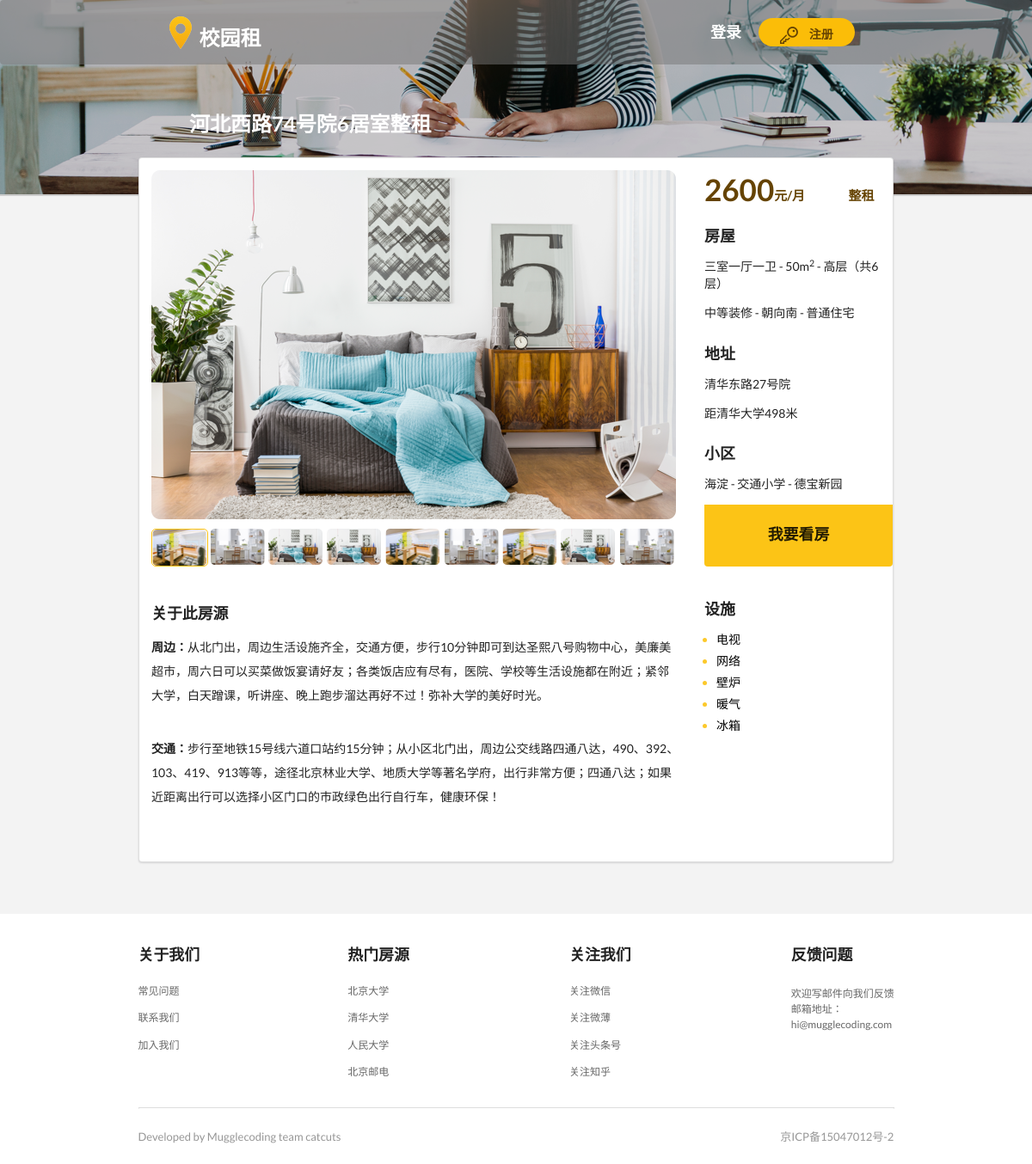
The page /detail/2/ on the database its author committed.
### workapp/models.py (models this page shows, shortened)
class HouseInfo(models.Model):
    title = models.CharField(max_length=200)# 房源标题
    rent = models.IntegerField(default=1000)# 房源价格
    type = models.CharField(max_length=200)# 类型
    house = models.TextField(default="",blank=True)# 房屋信息
    mianji = models.IntegerField(default=50)
    louceng = models.TextField(default="",blank=True)
    address = models.CharField(max_length=200,blank=True)# 地址信息
    community = models.TextField(default="",blank=True)# 小区信息
    circum = models.TextField(default="",blank=True)# 周边信息
    translate = models.TextField(default="",blank=True)# 交通信息
    installations = models.CharField(max_length=200,blank=True)# 设施信息
    area_to = models.ManyToManyField(to=Area, related_name='area_to')# 房源对应学校名字
    label = models.CharField( max_length=200,blank=True)# 房源标签
    houseIntroduce = models.TextField(blank=True)# 房源简介
    distance = models.IntegerField(default=500)# 房源和学校距离
    ARTICLE_CHOICES = {
        ('一室一厅一卫', '一室一厅一卫'),
        ('二室一厅一卫', '二室一厅一卫'),
        ('三室一厅一卫', '三室一厅一卫'),
        ('三室一厅两卫', '三室一厅两卫'),
        ('三室两厅两卫', '三室两厅两卫'),
        ('四室两厅两卫', '四室两厅两卫'),
    }
    housetype = models.CharField(choices=ARTICLE_CHOICES,max_length=200,blank=True)# 户型
    pic_index = models.ImageField(upload_to='house_pic',blank=True)
    pic_list = models.ImageField(upload_to='house_pic', blank=True)
    pic_max = models.ImageField(upload_to='house_pic')
    pic_1 = models.ImageField(upload_to='house_pic',blank=True)
    pic_2 = models.ImageField(upload_to='house_pic',blank=True)
    pic_3 = models.ImageField(upload_to='house_pic',blank=True)
    pic_4 = models.ImageField(upload_to='house_pic',blank=True)
    pic_5 = models.ImageField(upload_to='house_pic',blank=True)
    pic_6 = models.ImageField(upload_to='house_pic',blank=True)
    pic_7 = models.ImageField(upload_to='house_pic',blank=True)
    pic_8 = models.ImageField(upload_to='house_pic',blank=True)
    pic_9 = models.ImageField(upload_to='house_pic',blank=True)

class Area(models.Model):
    name = models.CharField(max_length=100)
    introduce = models.TextField(null=True,blank=True)
    pic = models.ImageField(upload_to='area_pic',blank='area_pic/img5.png',null=True)

### workapp/views.py (the view)
# urls.py: url(r'^detail/(?P<id>\d+)/$', detail, name='detail'),
def detail(request,id):
    context={}
    house = HouseInfo.objects.get(id=id)
    area = house.area_to.all()[0].name
    context['house'] = house
    context['area'] = area
    installations = house.installations.split(" ")
    context['installations'] = installations
    return render(request, 'detail.html', context)

### workapp/templates/detail.html (shortened to what this page needs)
<!DOCTYPE html>
{% load staticfiles %}
<html>
	<head>
		<link rel="stylesheet" type="text/css" href="{% static 'css/semantic.css' %}" />
		<link rel="stylesheet" href="{% static 'css/CampusRenting-LandingPage.css' %}" media="screen" title="no title" charset="utf-8">
		<link rel="stylesheet" type="text/css" href="{% static 'css/详情页.css' %}" />
	</head>
	<body>
		<div class="ui basic borderless segment" id="nav" style="padding: 0px;">
			<div class="ui inverted grey basic borderless two item mini menu" id="top_menu">
			<div class="item">
				<div class="ui mini image" style="margin-left: -100px;">
					<img src="/static/image/3详情页/logo.png" />
				</div>
				<a href="{% url 'index' %}" class="ui header " id="top_left_header" style="font-size: 24px;">校园租</a>
			</div>
			<div class="item">
                {% if request.user.is_authenticated %}
                    <div class="ui inverted header">
                        <a href="{% url 'userinfo' %}" class="ui mini circular image" style="top:8px;left:10px;">
                            {% if request.user.profile.profile_image %}
                                <img src="/upload/{{ request.user.profile.profile_image }}" alt="" />
                            {% else %}
                                <img src="http://semantic-ui.com/images/avatar/small/matt.jpg" alt="" />
                            {% endif %}
                        </a>
                    </div>
                    <a href="{% url 'userinfo' %}" class="ui header" id="top_right_header">{{ request.user.profile.username|default:request.user.username }}</a>
                    <a href="{% url 'logout' %}" class="ui circular button in-menu-masterhead">注销</a>
                {% else %}
                    <a href="{%url 'login'%}" class="ui header" id="top_right_header">登录</a>
                    <a href="{%url 'register'%}" class="ui circular yellow button">
                        <div class="ui image">
                            <img src="/static/image/3详情页/key_icon.png" />
                        </div>
                        <span class="header " id="button_inner_text">注册</span>
                    </a>
                {% endif %}
			</div>
		</div>
			<h2 class="ui header" style="position: absolute;margin-left: 220px;margin-top: 40px;color: white;">
				{{ house.title }}
			</h2>
		</div>
		<div class="ui basic borderless segment" id="middle_content">
			<div class="ui container segment" id="middle_inner_content">
				<div class="ui grid">
					<div class="twelve wide column">
						<div class="ui image">
							<img src="/upload/{{ house.pic_max }}" />
						</div>
						<div class="ui nine column grid">
							<div class="column" style="margin-left: 14px;">
								<img src="/upload/{{ house.pic_1 }}" / style="border: 1px solid #fcc416;
border-radius: 5px;">
							</div>
							<div class="column">
								<img src="/upload/{{ house.pic_2 }}" />
							</div>
							<div class="column">
								<img src="/upload/{{ house.pic_3 }}" />
							</div>
							<div class="column">
								<img src="/upload/{{ house.pic_4 }}" />
							</div>
							<div class="column">
								<img src="/upload/{{ house.pic_5 }}" />
							</div>
							<div class="column">
								<img src="/upload/{{ house.pic_6 }}" />
							</div>
							<div class="column">
								<img src="/upload/{{ house.pic_7 }}" />
							</div>
							<div class="column">
								<img src="/upload/{{ house.pic_8 }}" />
							</div>
							<div class="column">
								<img src="/upload/{{ house.pic_9 }}" />
							</div>
						</div>
						<div class="ui basic segment container" id="middle_bottom_content">
							<h3 class="ui header">关于此房源</h3>
							<p><b>周边：</b>{{ house.circum }} </p>
							<br />
							<p><b>交通：</b>{{ house.translate }} </p>
						</div>
					</div>
					<div class="four wide column" style="padding-left: 0px;">
						<div class="ui clearing basic segment">
							<h1 class="ui left floated header">{{ house.rent }}<h4 class="ui left floated header" >元/月</h4></h1>
							<h4 class="ui right floated header">{{ house.type }}</h4>
						</div>
						<div class="ui basic segment">
							<h3 class="ui header">房屋</h3>
							<p>{{house.housetype}} - {{ house.mianji }}m<sup>2</sup> - {{ house.louceng }}</p>
							<p>{{house.house}}</p>
							<h3 class="ui header">地址</h3>
							<p>{{ house.address }}</p>
							<p>距{{ area }}{{ house.distance }}米</p>
							<h3 class="ui header">小区</h2>
							<p>{{ house.community }}</p>
						</div>
						<a href="{% url 'appointment' id=house.id %}"><button class="ui fluid button" id="button_1" style="border-top-left-radius: 0px;border-top-right-radius: 0px;"><h3 class="ui header">我要看房</h3></button></a>
							<div class="ui basic segment container" style="margin-top: 40px;">
								<h3 class="ui header">设施</h3>
								<ul>
                                    {% for installation in installations %}
									    <li><span>{{ installation }}</span></li>
									{% endfor %}
								</ul>
							</div>
						</div>
					</div>
				</div>
			</div>
        <div class="ui vertical segment footer">
            <div class="ui container footer">
                <div class="ui grid footer">
                    <div class="four wide column in-footer">
                        <div class="ui vertical text menu in-footer">
                            <div class="item header-in-menu-footer">
                                <h3 class="ui header">关于我们</h3>
                            </div>
                            <div class="item in-menu-footer">常见问题</div>
                            <div class="item in-menu-footer">联系我们</div>
                            <div class="item in-menu-footer">加入我们</div>
                        </div>
                    </div>
                    <div class="four wide column in-footer" style="padding-left: 31px;">
                        <div class="ui vertical text menu in-footer">
                            <div class="item header-in-menu-footer">
                                <h3 class="ui header">热门房源</h3>
                            </div>
                            <div class="item in-menu-footer">北京大学</div>
                            <div class="item in-menu-footer">清华大学</div>
                            <div class="item in-menu-footer">人民大学</div>
                            <div class="item in-menu-footer">北京邮电</div>
                        </div>
                    </div>
                    <div class="four wide column in-footer" style="padding-left: 62px;">
                        <div class="ui vertical text menu in-footer">
                            <div class="item header-in-menu-footer">
                                <h3 class="ui header">关注我们</h3>
                            </div>
                            <div class="item in-menu-footer">关注微信</div>
                            <div class="item in-menu-footer">关注微薄</div>
                            <div class="item in-menu-footer">关注头条号</div>
                            <div class="item in-menu-footer">关注知乎</div>
                        </div>
                    </div>
                    <div class="four wide column in-footer" style="padding-left: 93px;">
                        <div class="ui vertical text menu in-footer">
                            <div class="item header-in-menu-footer">
                                <h3 class="ui header">反馈问题</h3>
                            </div>
                            <div class="item in-menu-footer" style="line-height: 150%;">
                                欢迎写邮件向我们反馈<br />
                                邮箱地址：<br />
                                hi@mugglecoding.com
                            </div>
                        </div>
                    </div>
                </div>
                <div class="ui divider in-footer"></div>
                <div class="text-left in-footer">
                    Developed by Mugglecoding team catcuts
                </div>
                <div class="text-right in-footer">
                    京ICP备15047012号-2
                </div>
            </div>
        </div>
	</body>
</html>

### workapp/static/css/CampusRenting-LandingPage.css (style rules this page uses)
.ui.vertical.segment.footer { height: 281px; }
.ui.container.footer { width: 879px; min-width: 879px; }
.four.wide.column.in-footer { padding-top: 24px; background-color: #ffffff; }
.item.header-in-menu-footer { min-width: 64px; font-size: 16px; color: #666666; padding-left: 0 !important; padding-bottom: 0 !important; margin-bottom: 20px !important; }
.item.in-menu-footer { min-width: 48px; font-size: 12px; color: #979797; padding-left: 0 !important; margin-top: 0px !important; margin-bottom: 11px !important; }
.ui.divider.in-footer { border: solid 1px #d8d8d8; margin-top: 19px; }
.text-left.in-footer { min-width: 226px; font-size: 13px; color: #979797; margin-top: 8px; margin-bottom: 22px; display: inline-block; }
.text-right.in-footer { min-width: 128px; font-size: 13px; color: #979797; margin-top: 8px; margin-bottom: 22px; margin-left: 508px; display: inline-block; }

### workapp/static/css/详情页.css (style rules this page uses)
#top_menu { background-color: rgba(118, 118, 118, 0.5); height: 75px; }
#top_left_header { color: white; margin-bottom: 10px; }
#top_right_header { color: white; margin:0px 20px; }
#button_inner_text { color: #654303; font-size: 14px; margin-left: 10px; }
#nav { background-image: url(../image/3详情页/banner_bg.png); background-size: cover; height: 228px; margin: 0px; }
.ui.circular.yellow.button { position: relative; height: 33px; width: 112px; }
.item { padding: 0px; }
#middle_content { background-color: #f3f3f3; height: 835px; margin: 0px; }
#middle_inner_content { height: 820px; width: 878px; position: relative; margin-left: 50%; margin-top: -5%; }
.ui.nine.column.grid > .column { width: 63px; padding: 0px; margin-top: 25px; margin-left: 5px; }
.four.wide.column > .ui.basic.segment { padding: 0px; }
.four.wide.column > .ui.clearing.basic.segment > h1 { margin-right: 0px; margin-bottom: 0px; font-size: 35px; color: #654303; }
.four.wide.column > .ui.clearing.basic.segment > h4 { margin-top: 20px; color: #654303; }
#button_1 { width: 219px; height: 72px; position: relative; background-color: #fcc416; }
#middle_bottom_content { padding-left: 0px; margin-top: 40px; }
#middle_bottom_content > p { line-height: 200%; }
ul { padding-left: 14px; }
li { color: #fcc92b;margin-top: 5px; }
li > span { color: black; }

### rows shown on the page
HouseInfo: title "河北西路74号院6居室整租", pic_max (picture), pic_1 (picture), pic_2 (picture), pic_3 (picture), pic_4 (picture), pic_5 (picture), pic_6 (picture), pic_7 (picture), pic_8 (picture), pic_9 (picture), circum "从北门出，周边生活设施齐全，交通方便，步行10分钟即可到达圣熙八号购物中心，美廉美超市，周六日可以买菜做饭宴请好友；各类饭店应有尽有，医院、学校等生活设施都在附近；紧邻大学，白天蹭课，听讲座、晚上跑步溜达再好不过！弥补大学的美好时光。", translate "步行至地铁15号线六道口站约15分钟；从小区北门出，周边公交线路四通八达，490、392、103、419、913等等，途径北京林业大学、地质大学等著名学府，出行非常方便；四通八达；如果近距离出行可以选择小区门口的市政绿色出行自行车，健康环保！", rent "2600", type "整租", housetype "三室一厅一卫", mianji "50", louceng "高层（共6层）", house "中等装修 - 朝向南 - 普通住宅", address "清华东路27号院", distance "498", community "海淀 - 交通小学 - 德宝新园"
Area: name "清华大学"

### other values the page prints
{{ installation }} "电视" "网络" "壁炉" "暖气" "冰箱"
